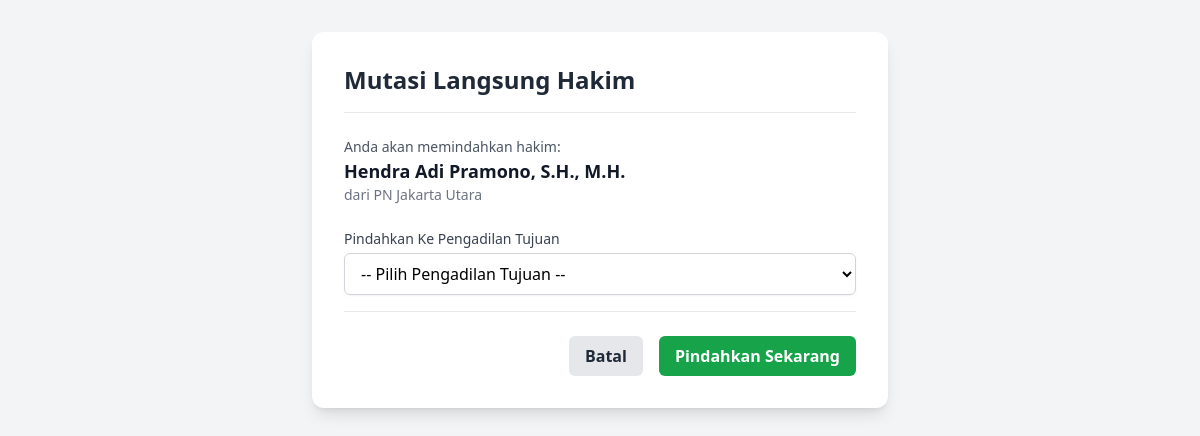
Screenshot of /mutasi.php?id=1 with the database file from the repository.
### tables this page shows
CREATE TABLE `hakim_perikanan` (
  `id` int(11) NOT NULL,
  `nama_hakim` varchar(255) NOT NULL,
  `id_pengadilan` int(11) NOT NULL,
  `status_perpanjangan` varchar(255) DEFAULT NULL,
  `tanggal_habis` date DEFAULT NULL
);

CREATE TABLE `pengadilan` (
  `id` int(11) NOT NULL,
  `nama_pengadilan` varchar(255) NOT NULL
);

### mutasi.php (the view, shortened to what this page needs)
<?php
require_once 'koneksi.php';
$hakim_id = isset($_GET['id']) ? intval($_GET['id']) : 0;
$stmt_hakim = $conn->prepare("SELECT h.nama_hakim, p.nama_pengadilan, p.id as id_pengadilan_asal FROM hakim_perikanan h JOIN pengadilan p ON h.id_pengadilan = p.id WHERE h.id = ?");
$stmt_hakim->bind_param("i", $hakim_id);
$stmt_hakim->execute();
$hakim = $stmt_hakim->get_result()->fetch_assoc();
?>
<!DOCTYPE html>
<html lang="id">
<head>
    <script src="https://cdn.tailwindcss.com"></script>
</head>
<body class="bg-gray-100">
<div class="container mx-auto p-4 sm:p-6 lg:p-8">
    <div class="max-w-xl mx-auto bg-white p-8 rounded-xl shadow-lg">
        <h1 class="text-2xl font-bold text-gray-800 border-b pb-4">Mutasi Langsung Hakim</h1>
        <div class="my-6">
            <p class="text-sm text-gray-600">Anda akan memindahkan hakim:</p>
            <p class="text-lg font-semibold text-gray-900"><?php echo htmlspecialchars($hakim['nama_hakim']); ?></p>
            <p class="text-sm text-gray-500">dari <?php echo htmlspecialchars($hakim['nama_pengadilan']); ?></p>
        </div>
        <form method="POST" action="mutasi.php?id=<?php echo $hakim_id; ?>">
            <div>
                <label for="id_pengadilan_tujuan" class="block text-sm font-medium text-gray-700">Pindahkan Ke Pengadilan Tujuan</label>
                <select name="id_pengadilan_tujuan" id="id_pengadilan_tujuan" required class="mt-1 block w-full px-3 py-2 border border-gray-300 bg-white rounded-md shadow-sm">
                    <option value="">-- Pilih Pengadilan Tujuan --</option>
                </select>
            </div>
            <div class="flex items-center justify-end space-x-4 pt-6 mt-4 border-t">
                <a href="perikanan_db.php" class="bg-gray-200 text-gray-800 px-4 py-2 rounded-md font-semibold hover:bg-gray-300">Batal</a>
                <button type="submit" class="text-white px-4 py-2 rounded-md font-semibold bg-green-600 hover:bg-green-700">
                    Pindahkan Sekarang
                </button>
            </div>
        </form>
    </div>
</div>
</body>
</html>

### rows the page displays
hakim_perikanan: nama_hakim "Hendra Adi Pramono, S.H., M.H.", id_pengadilan.nama_pengadilan "PN Jakarta Utara"
